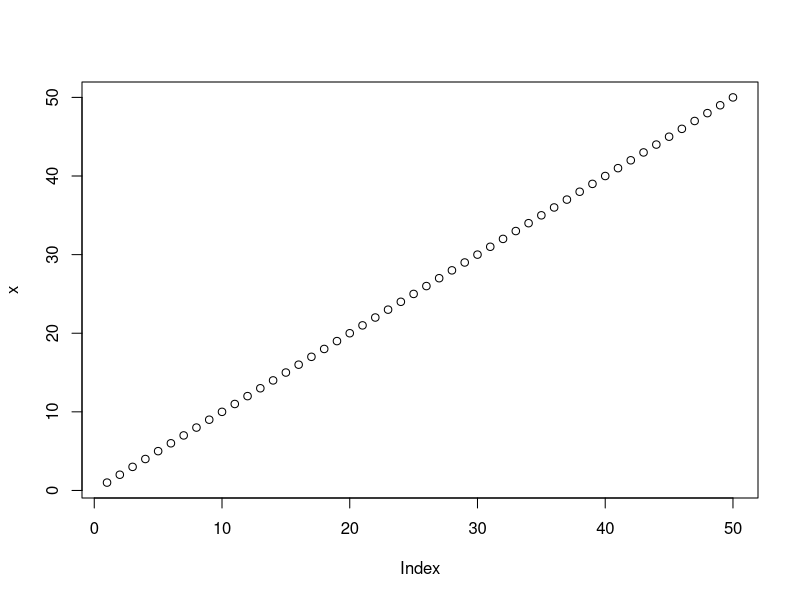
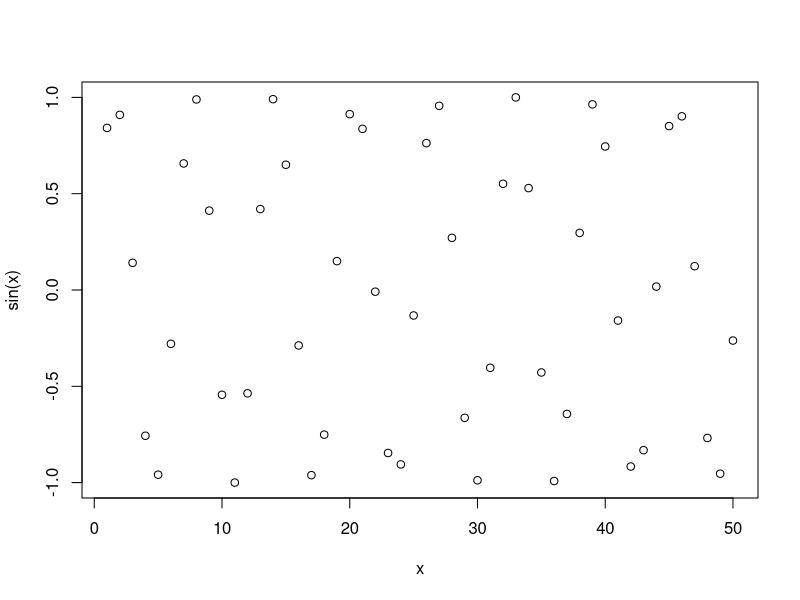
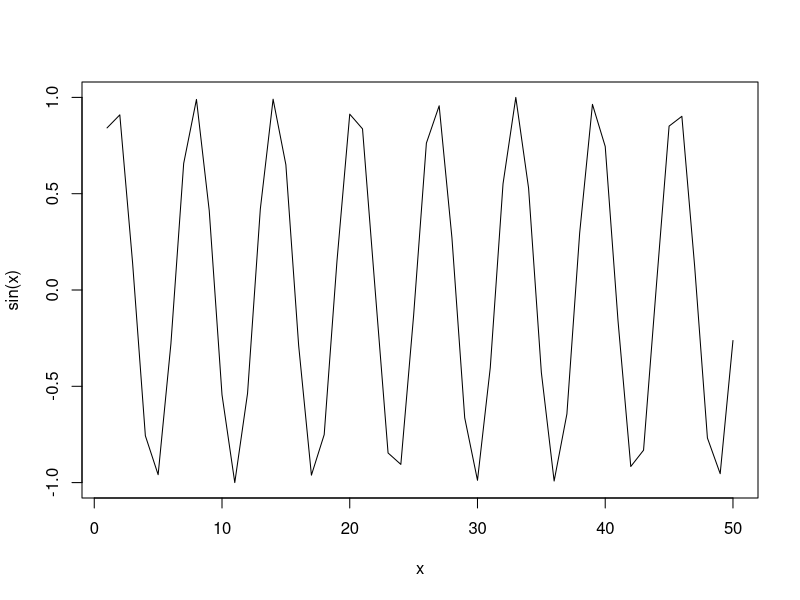
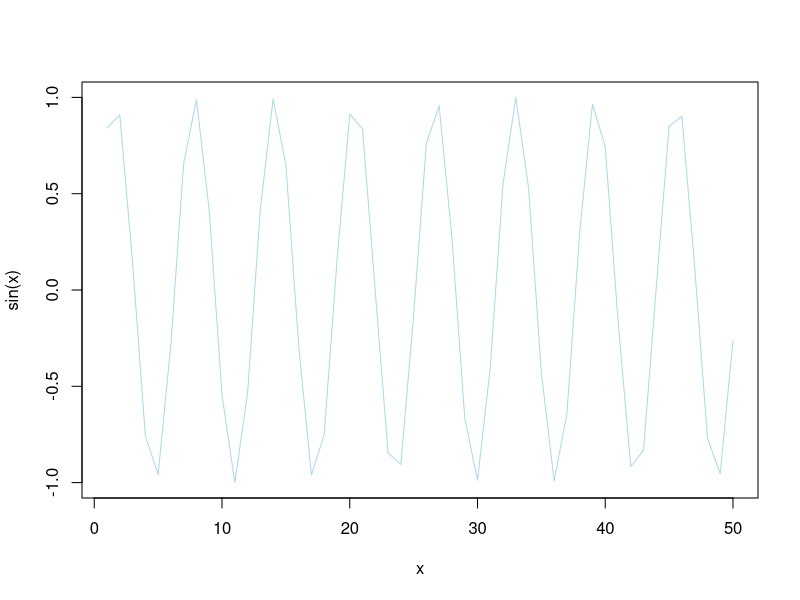
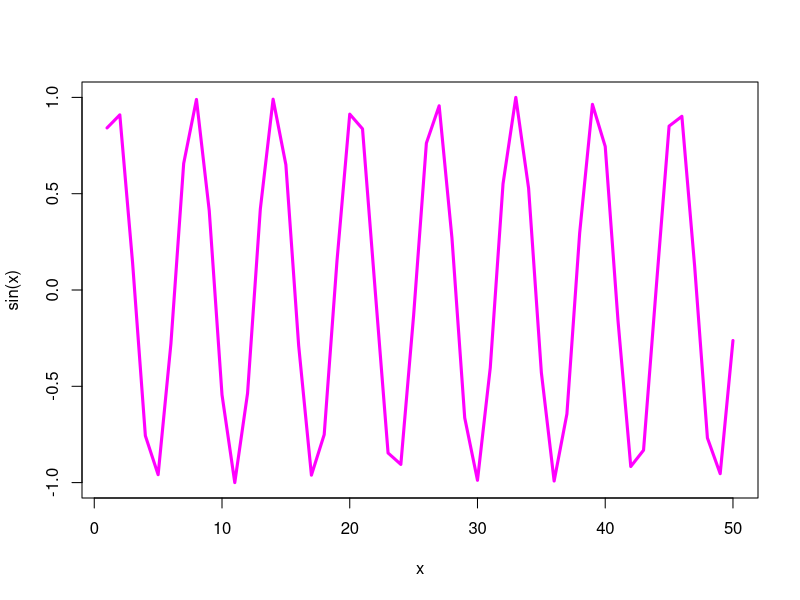

Source code (R) for these figures, in order:
#My first Rscript
x <- 1:50
plot(x)

plot(x, sin(x))
plot(x, sin(x), typ = "l")
plot(x, sin(x), typ = "l", col = "lightblue")
plot(x, sin(x), typ = "l", col = "magenta", lwd = 3)
